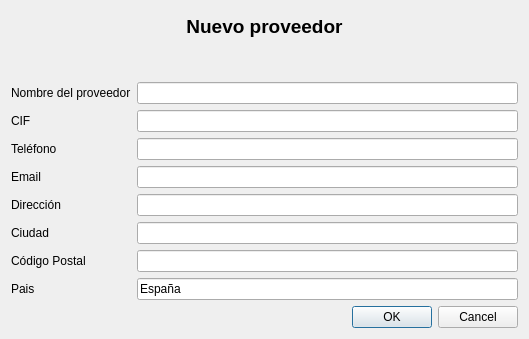
<?xml version="1.0" encoding="UTF-8"?>
<ui version="4.0">
 <class>ibmProveedores</class>
 <widget class="QDialog" name="ibmProveedores">
  <property name="windowModality">
   <enum>Qt::NonModal</enum>
  </property>
  <property name="geometry">
   <rect>
    <x>0</x>
    <y>0</y>
    <width>529</width>
    <height>339</height>
   </rect>
  </property>
  <property name="windowTitle">
   <string>gnuOptics &gt; Proveedores &gt; Nuevo</string>
  </property>
  <property name="modal">
   <bool>false</bool>
  </property>
  <layout class="QHBoxLayout" name="horizontalLayout_2">
   <item>
    <layout class="QVBoxLayout" name="verticalLayout_3">
     <item>
      <widget class="QLabel" name="lblTitulo">
       <property name="font">
        <font>
         <pointsize>14</pointsize>
         <weight>75</weight>
         <bold>true</bold>
        </font>
       </property>
       <property name="text">
        <string>Nuevo proveedor</string>
       </property>
       <property name="alignment">
        <set>Qt::AlignCenter</set>
       </property>
      </widget>
     </item>
     <item>
      <widget class="QLabel" name="imagen">
       <property name="sizePolicy">
        <sizepolicy hsizetype="Preferred" vsizetype="Preferred">
         <horstretch>0</horstretch>
         <verstretch>0</verstretch>
        </sizepolicy>
       </property>
       <property name="text">
        <string/>
       </property>
       <property name="pixmap">
        <pixmap resource="../images/gnuoptics.qrc">:/gnuoptics/keko.png</pixmap>
       </property>
       <property name="alignment">
        <set>Qt::AlignCenter</set>
       </property>
      </widget>
     </item>
     <item>
      <layout class="QHBoxLayout" name="horizontalLayout">
       <item>
        <layout class="QVBoxLayout" name="verticalLayout">
         <item>
          <widget class="QLabel" name="lblProveedor">
           <property name="text">
            <string>Nombre del proveedor</string>
           </property>
          </widget>
         </item>
         <item>
          <widget class="QLabel" name="lblCIF">
           <property name="text">
            <string>CIF</string>
           </property>
          </widget>
         </item>
         <item>
          <widget class="QLabel" name="lblTelefono">
           <property name="text">
            <string>Teléfono</string>
           </property>
          </widget>
         </item>
         <item>
          <widget class="QLabel" name="lblEmail">
           <property name="text">
            <string>Email</string>
           </property>
          </widget>
         </item>
         <item>
          <widget class="QLabel" name="lblDireccion">
           <property name="text">
            <string>Dirección</string>
           </property>
          </widget>
         </item>
         <item>
          <widget class="QLabel" name="lblCuidad">
           <property name="text">
            <string>Ciudad</string>
           </property>
          </widget>
         </item>
         <item>
          <widget class="QLabel" name="lblCodigoPostal">
           <property name="text">
            <string>Código Postal</string>
           </property>
          </widget>
         </item>
         <item>
          <widget class="QLabel" name="lblPais">
           <property name="text">
            <string>Pais</string>
           </property>
          </widget>
         </item>
        </layout>
       </item>
       <item>
        <layout class="QVBoxLayout" name="verticalLayout_2">
         <item>
          <widget class="QLineEdit" name="txtProveedor"/>
         </item>
         <item>
          <widget class="QLineEdit" name="txtCIF"/>
         </item>
         <item>
          <widget class="QLineEdit" name="txtTelefono"/>
         </item>
         <item>
          <widget class="QLineEdit" name="txtEmail"/>
         </item>
         <item>
          <widget class="QLineEdit" name="txtDireccion"/>
         </item>
         <item>
          <widget class="QLineEdit" name="txtCiudad"/>
         </item>
         <item>
          <widget class="QLineEdit" name="txtCodigoPostal"/>
         </item>
         <item>
          <widget class="QLineEdit" name="txtPais">
           <property name="text">
            <string>España</string>
           </property>
          </widget>
         </item>
        </layout>
       </item>
      </layout>
     </item>
     <item>
      <widget class="QDialogButtonBox" name="cmdYN">
       <property name="standardButtons">
        <set>QDialogButtonBox::Cancel|QDialogButtonBox::Ok</set>
       </property>
      </widget>
     </item>
    </layout>
   </item>
  </layout>
 </widget>
 <resources>
  <include location="../images/gnuoptics.qrc"/>
 </resources>
 <connections/>
</ui>
